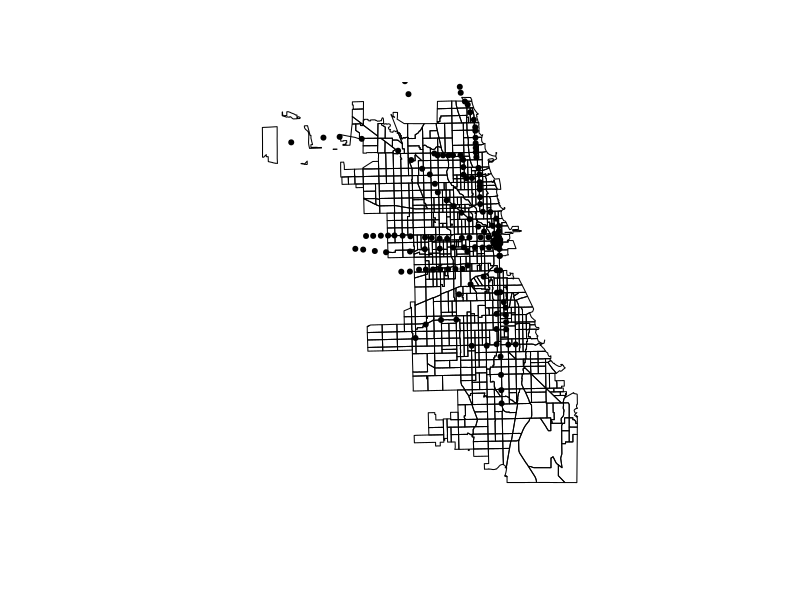

The R script that drew this image:

#Project: CTA L Ridership Analysis, Pre and Post COVID 
#Author: Rachel Zhu
#Date: 09-17-2026


# Packages ----

library(readxl)
library(writexl)
library(dplyr)
library(sf)


# import main dataset(s) ----

station_info <- read_excel("station_info.xlsx")
census_tracts <- read_excel("census_tracts.xlsx",sheet = "Census Tracts - clean")


# convert geom points to spatial data type using sf ----
  ## parameter "crs" tells us the coordinate mapping system to use (World Geodetic System 1984)

  stations_points <- st_as_sf(station_info, wkt = 1, crs = 4326)
  cen_tracts_points_poly <- st_as_sf(census_tracts, wkt = 1 ,crs=4326)

  
# join tables of geospatial points from census tracts and stations ----
  
  stations_tracts_joined_points <- st_join(stations_points, cen_tracts_points_poly, join = st_within, left=TRUE)


# plot of geospatial data ----
  ## CTA station points within census tract borders
  plot(st_geometry(cen_tracts_points_poly))
  plot(st_geometry(stations_points),add = TRUE, pch = 20)

  
# filtering for NAs ----
  na_stations <- stations_tracts_joined_points |> 
    filter(is.na(CENSUS_TRA))
    

# removing NA records
  stations_tracts_joined_points <- stations_tracts_joined_points |> 
    filter(!is.na(CENSUS_TRA))

# export as excel sheets ----
stations_tracts_export <- st_drop_geometry(stations_tracts_joined_points)

na_stations_export <- na_stations |> 
  select(STATION_ID,LONGNAME)

na_stations_export <- st_drop_geometry(na_stations_export)
  

write_xlsx(stations_tracts_export,"stations_tracts_joined.xlsx")

write_xlsx(na_stations_export,"na_stations.xlsx")
